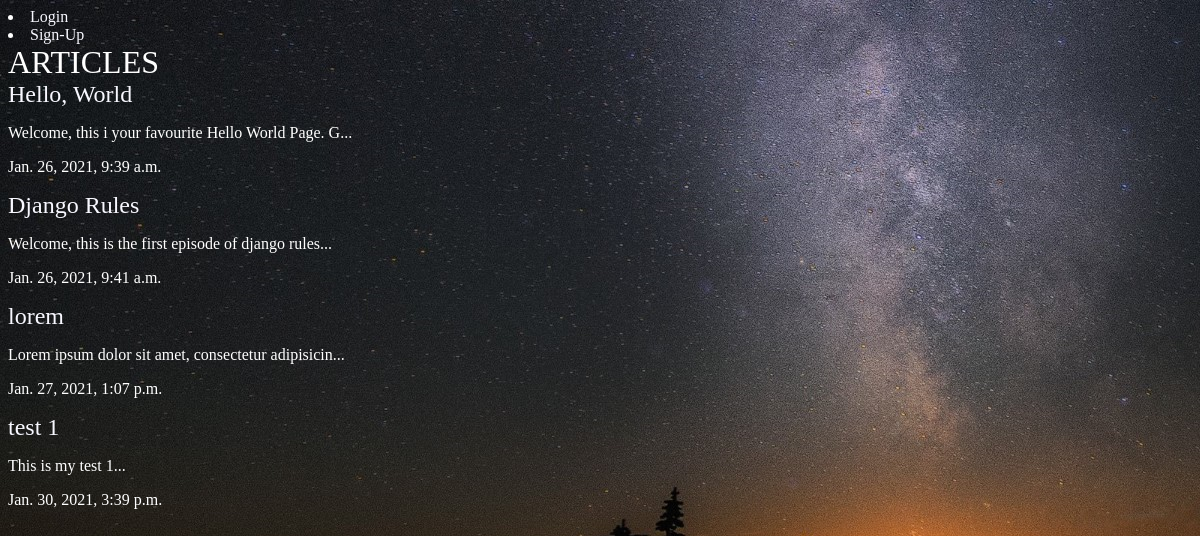
/articles/, run on an earlier commit of the app's database.
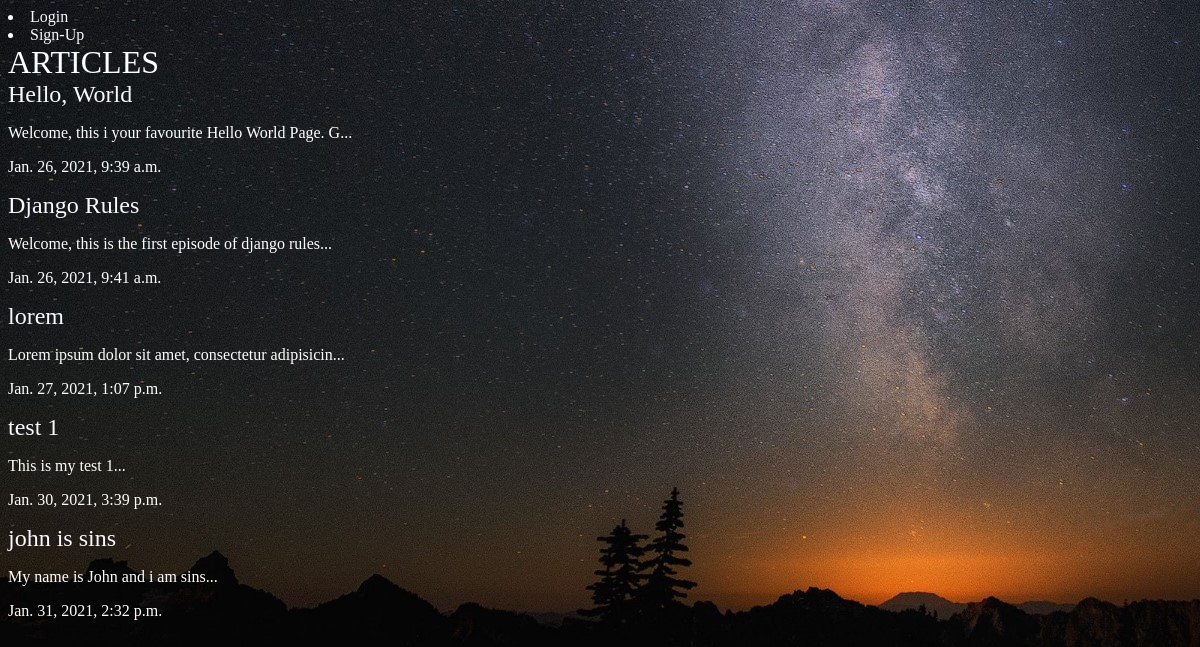
And on a later commit of the database.
### articles/models.py (models this page shows, shortened)
class Articles(models.Model):
    title = models.CharField(max_length=100)
    slug = models.SlugField()
    body = models.TextField()
    date = models.DateTimeField(auto_now_add=True)
    thumb = models.ImageField(default='default.png', blank=True)
    author = models.ForeignKey(User, default=None, on_delete=models.CASCADE)
    def snippet(self):
        return self.body[:50] + '...'

### articles/views.py (the view)
# urls.py: path('', views.article_list, name="article_list"),
def article_list(request):
    articles = Articles.objects.all().order_by('date')
    return render(request, 'articles/article_list.html', {'articles': articles})

### articles/templates/articles/article_list.html
{% extends 'base.html' %}
{% block content%}
    <h1>ARTICLES</h1>
    <div class="article">
        {% for article in articles %}
            <div class="article">
                <h2><a href="{% url 'articles:article_detail' slug=article.slug %}">{{ article.title }}</a></h2>
                <p>{{ article.snippet }}</p>
                <p>{{ article.date }}</p>
            </div>
        {% endfor %}
    </div>
{% endblock %}

What changed in the data, as far as the page shows it:
added Articles: title "john is sins", snippet "My name is John and i am sins...", date "Jan. 31, 2021, 2:32 p.m."
